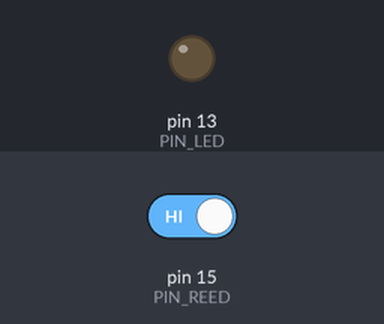
Recording of a sketch running on a simulated Arduino Uno, built with avr-gcc and run on an emulated ATmega328P. On the bench: output pins drawn as LEDs (lit = HIGH). Inputs (shaded band) come from the test bench; at power-on: pin 15 (PIN_REED) HIGH.

Above: at 1.2 s.
1.3 s: pin 15 (PIN_REED) driven LOW
At 1.7 s:
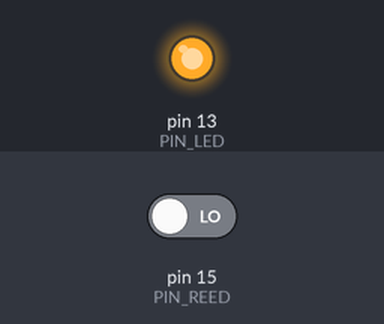
2.8 s: pin 15 (PIN_REED) driven HIGH
At 4.0 s:
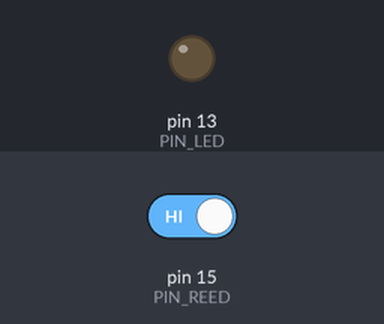
Timing chart, 0 to 5.8 s (numbered marks = the images above; inputs shaded):
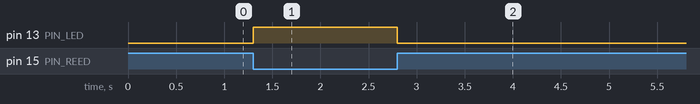

The sketch:

2.SourceCodeLedMitTaster.ino
```cpp
 #define PIN_LED 13
#define PIN_REED 15

void setup() {

  pinMode(PIN_LED, OUTPUT);
  pinMode(PIN_REED, INPUT_PULLUP);
}

void loop() {

  int rState = digitalRead(PIN_REED);
  int myState = HIGH;
  if (rState) {
   myState = LOW;
  }
  digitalWrite(PIN_LED, myState);

}
```

Measured:
- after the input at 1.3 s, pin 13 (PIN_LED): LOW → HIGH at once
- after the input at 2.8 s, pin 13 (PIN_LED): HIGH → LOW at once
